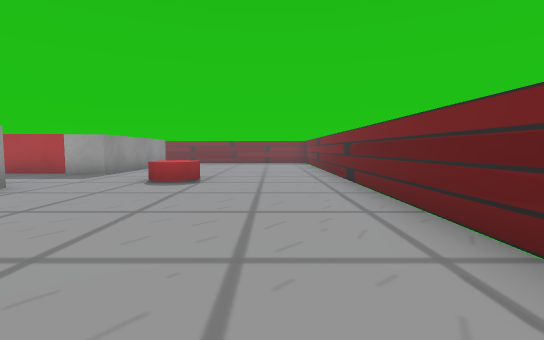
View 1 (above)

16 first-person views from a walk through a Unity game level. The camera is 0.62 m above the floor, tilts 4° down and sees 85° across. The floor is counted in squares, 1 m on a side. Each view is taken from the middle of a square. On the plan, view 1 faces up. The plan holds only what a view shows up to about 9 squares ahead; the rest is blank. Some surface patterns are stand-ins.

View 2
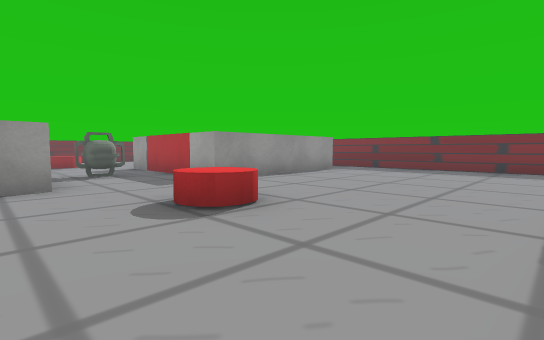

View 3
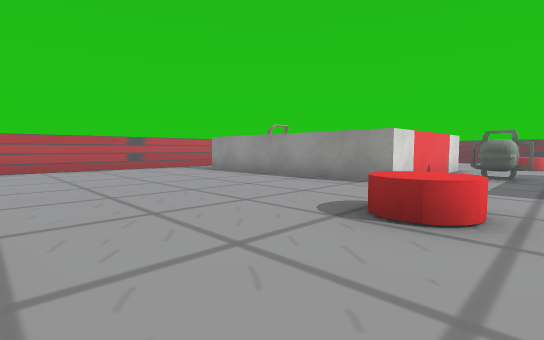

View 4
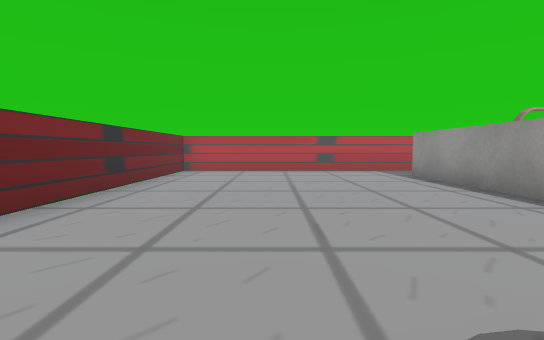

View 5
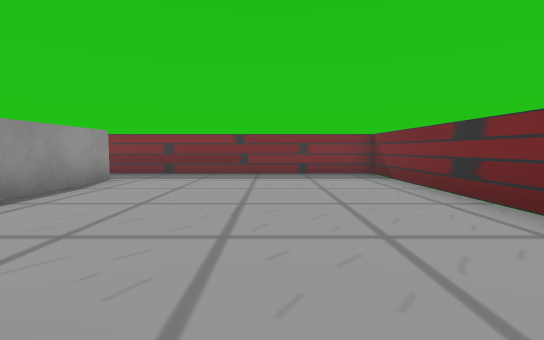

View 6
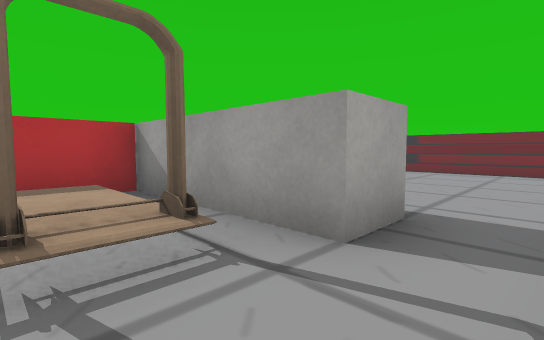

View 7
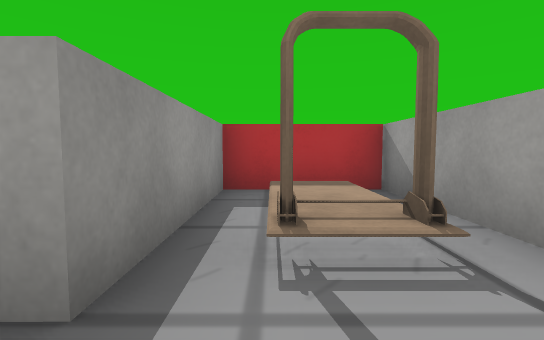

View 8
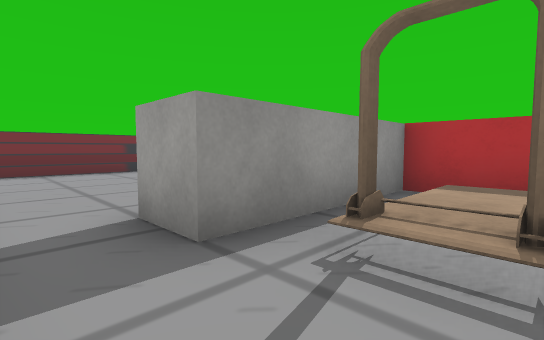

View 9
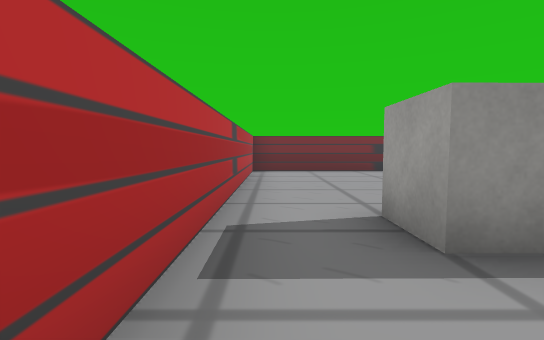

View 10
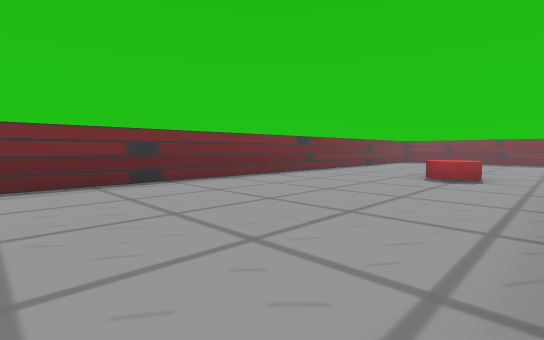

View 11
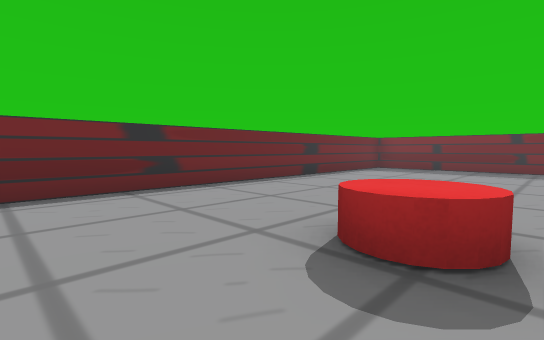

View 12
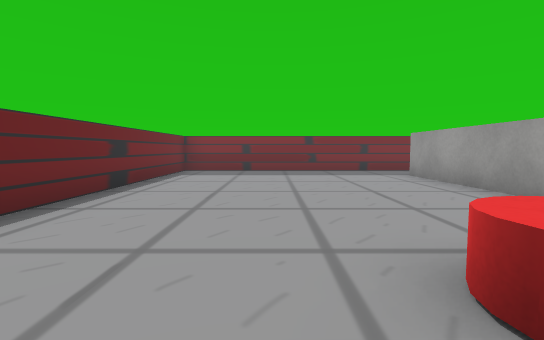

View 13
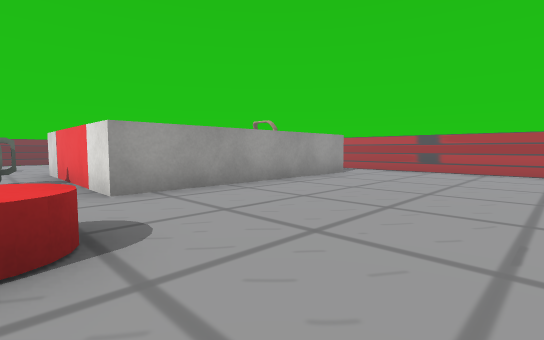

View 14
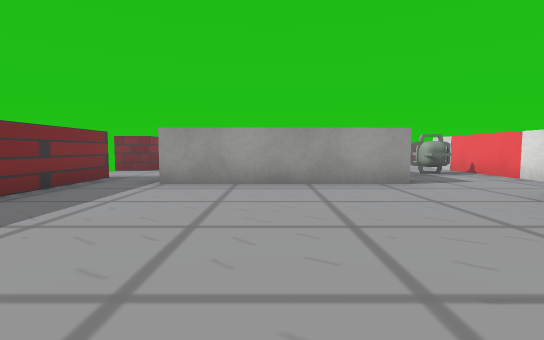

View 15
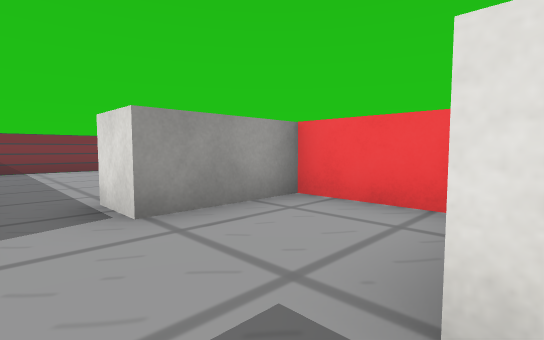

View 16
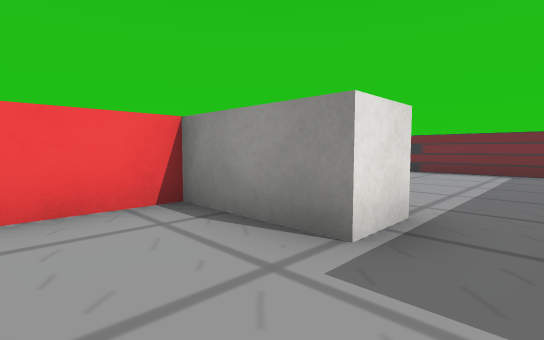

### Floor plan
Ten units are one square. View 1 is at (0, 0); x grows to the right and y downward. Boxes are objects, and circles mark ways between rooms. Rooms are numbered by the first view taken in them; rooms with no view inside come last. Other rooms are left out.
<svg viewBox="-150 -151 170 182">
<path fill="none" stroke="#000" d="M-43 -48 -43 9M-43 -120 -43 -76M-45 25 15 25 15 -136 -53 -136M-77 -75 -83 -75M-54 -48 -43 -48M-87 -48 -77 -48M-43 -76 -53 -76M-78 -26 -77 10 -86 10M-53 -98 -53 -120 -43 -120M-87 -120 -78 -120 -78 -97M-43 9 -53 10 -53 -26M-75 -136 -85 -136M-53 -136 -53 -146M-85 25 -45 25M-87 -74 -87 -120M-86 10 -87 -48M-85 -136 -145 -136 -145 26M-142 25 -85 25"/>
<rect x="-25" y="-65" width="10" height="10" fill="#bbb"><title>red cylinder</title></rect>
<rect x="-75" y="-25" width="20" height="30" fill="#bbb"><title>other object</title></rect>
<rect x="-75" y="-35" width="20" height="10" fill="#bbb"><title>red block</title></rect>
<rect x="-75" y="-55" width="20" height="10" fill="#bbb"><title>red block</title></rect>
<rect x="-75" y="-65" width="20" height="10" fill="#bbb"><title>other object</title></rect>
<rect x="-75" y="-85" width="20" height="10" fill="#bbb"><title>red block</title></rect>
<rect x="-75" y="-105" width="20" height="10" fill="#bbb"><title>red block</title></rect>
<rect x="-115" y="-65" width="10" height="10" fill="#bbb"><title>red cylinder</title></rect>
<circle cx="-50" cy="-130" r="3" fill="#2a7"/>
<circle cx="-50" cy="-65" r="3" fill="#2a7"/>
<circle cx="-50" cy="15" r="3" fill="#2a7"/>
<circle cx="-80" cy="-130" r="3" fill="#2a7"/>
<circle cx="-80" cy="-65" r="3" fill="#2a7"/>
<circle cx="-80" cy="15" r="3" fill="#2a7"/>
<text x="-20" y="-60">1</text>
<text x="-70" y="-60">2</text>
<text x="-120" y="-60">3</text>
</svg>
Room 1 opens to room 2. Room 2 opens to room 3.

Where each view was taken, in squares from view 1:
view 1: 0 up, 0 right, facing up
view 2: 4 up, 1 right, facing up-left
view 3: 7 up, 1 right, facing down-left
view 4: 6 up, 1 left, facing down
view 5: 6 up, 1 left, facing up
view 6: 2 down, 7 left, facing up-right
view 7: 2 down, 7 left, facing up
view 8: 2 down, 6 left, facing up-left
view 9: 2 down, 6 left, facing left
view 10: 1 down, 9 left, facing up-left
view 11: 4 up, 10 left, facing up-left
view 12: 5 up, 12 left, facing up
view 13: 6 up, 13 left, facing down-right
view 14: 10 up, 14 left, facing right
view 15: 13 up, 8 left, facing down-right
view 16: 13 up, 6 left, facing down-left
